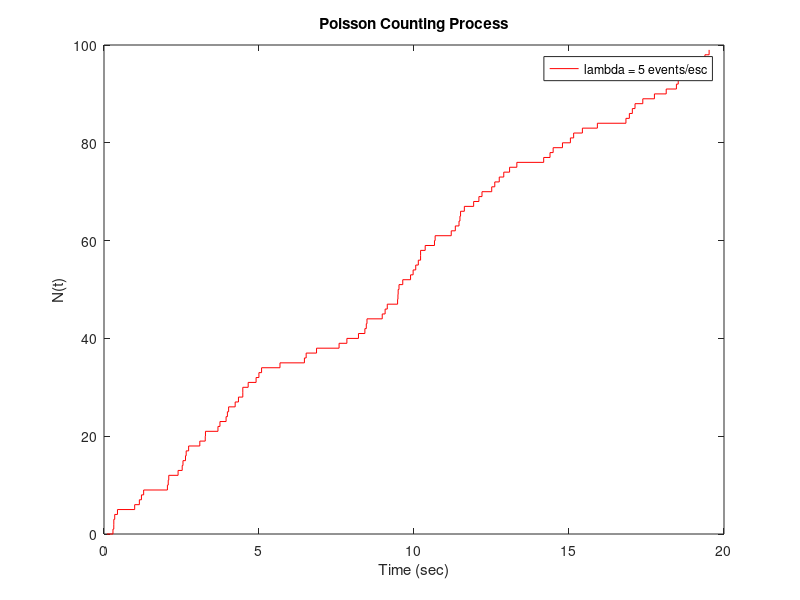

The MATLAB script that drew this image:
#Poisson counting process
clc;
clear all;
close all;

pkg load statistics;

#TASK: using exprnd() generate 100 sequencial random events 
# and design a Poisson counting process using the stairs 
# function with lambda=5

x = exprnd(0.2, 1, 100);
y = 0:1: 99;
for i = 1 : (99)
  x(i+1) = x(i) + x(i+1);
endfor
display(100);   
figure(1);
stairs(x, y, 'r');
title("Poisson Counting Process");
xlabel("Time (sec)");
ylabel("N(t)");
legend("lambda = 5 events/esc");

#TASK: find the average number of events per time unit
# for 200, 300, 500, 1000, 10000 events

e = [200, 300, 500, 1000, 10000]

for j = 1 : columns(e)
  x = exprnd(0.2, 1, e(j));
  y = 0:1: (e(j) - 1);
  for i = 1 : (e(j) - 1)
    x(i+1) = x(i) + x(i+1);
  endfor
  mean_value = e(j)/x(e(j));
  display(e(j));
  display(mean_value);
endfor 
